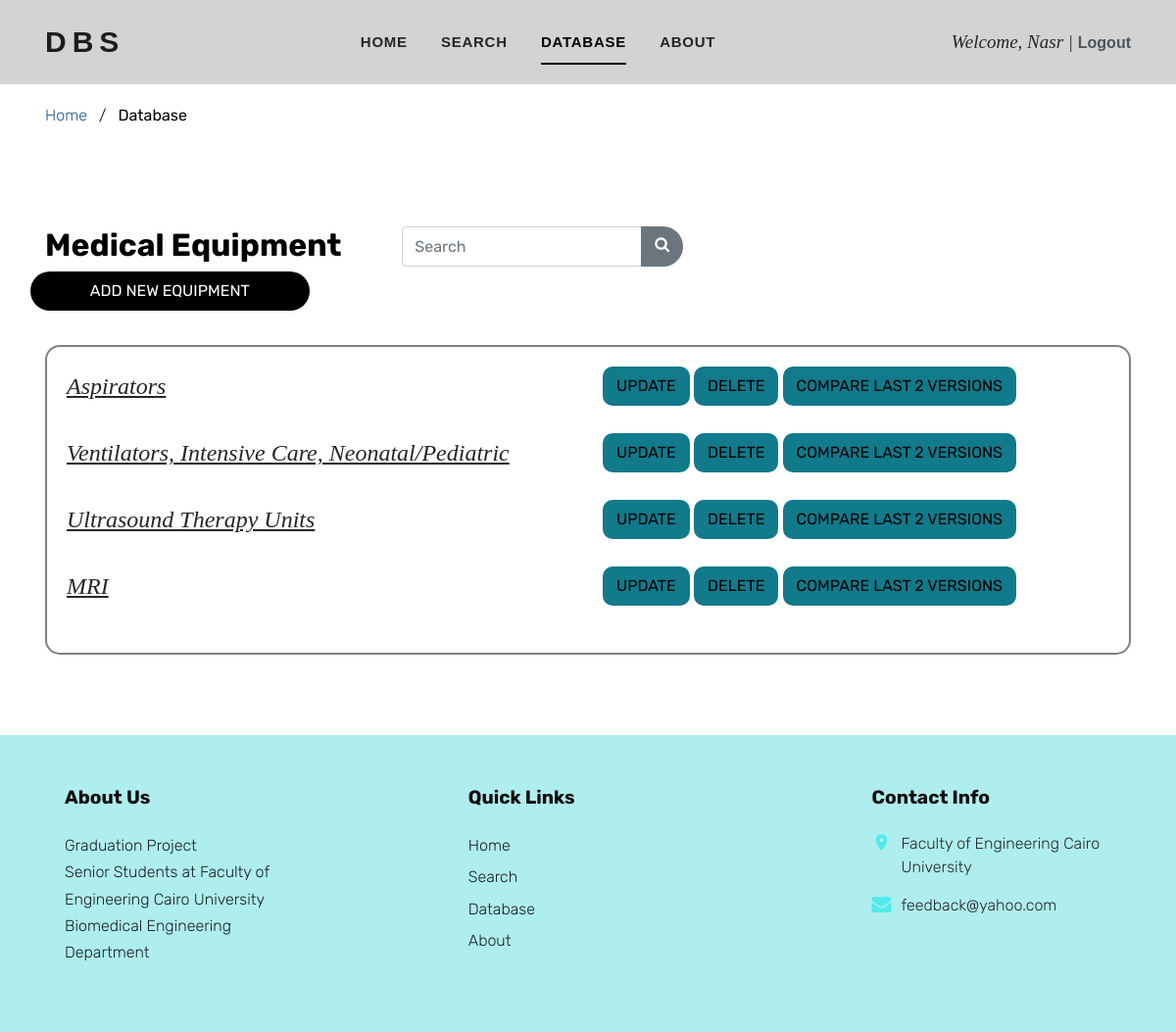
/techspecs/allequipments/ (signed in), run on an earlier commit of the app's database.
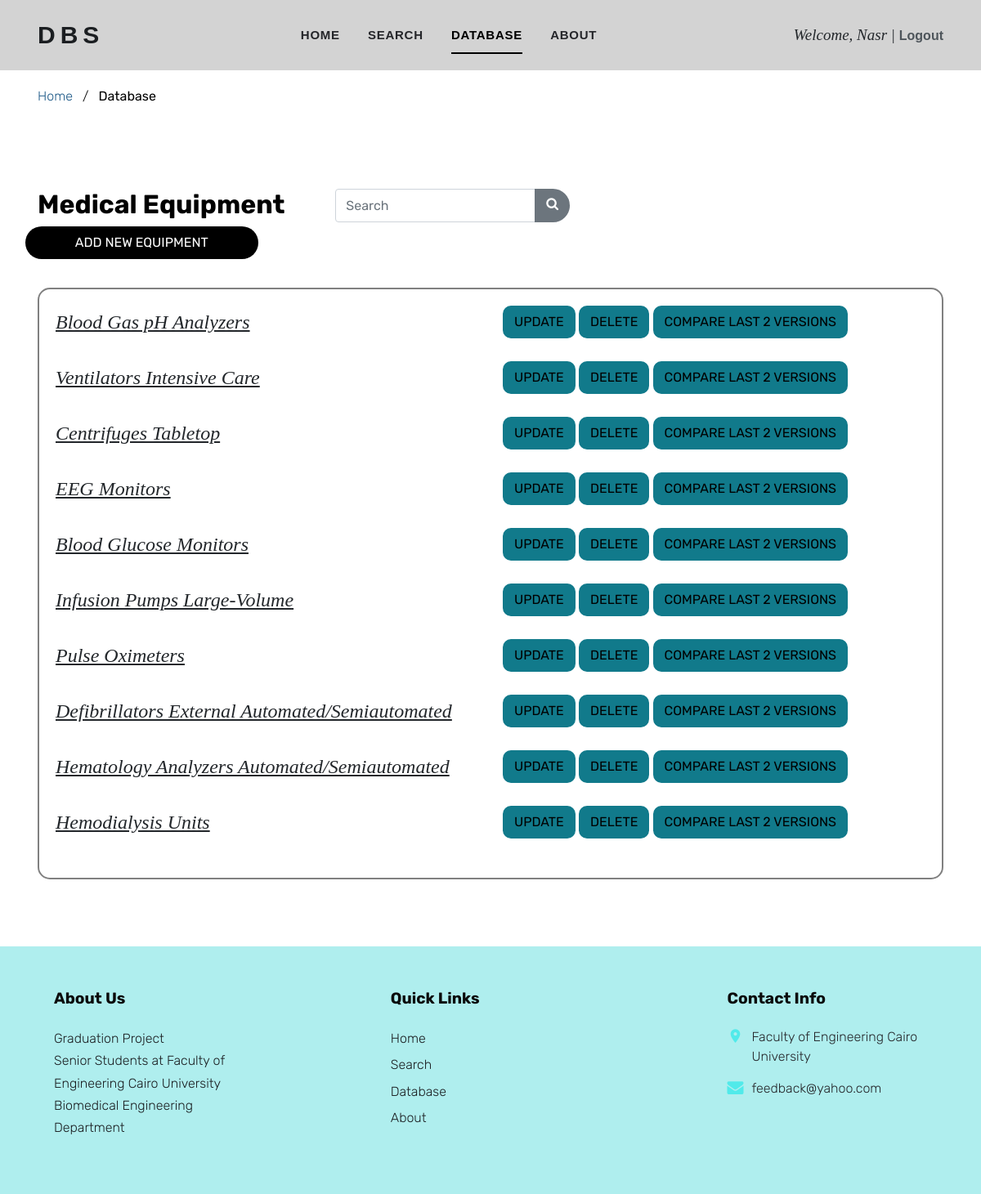
And on a later commit of the database.
### techspecs/models.py (models this page shows, shortened)
class Technical_Report(models.Model):
    code = models.CharField(max_length=10)
    version = models.PositiveIntegerField()
    equipment_name = models.CharField(max_length=50)
    purpose = models.TextField(default='654')
    speciality = models.CharField(max_length=25)
    picture = models.ImageField(upload_to='media/', height_field=None, width_field=None, max_length=1000)
    general_specs = models.ManyToManyField(General_Specs, blank=True)
    technical_specs = models.ManyToManyField(Technical_Specs, blank=True)
    modification_date = models.CharField(max_length=20)
    addition_date = models.CharField(max_length=20)
    technology_level = models.CharField(max_length=10)
    facility_level = models.CharField(max_length=10)

### techspecs/views.py (the view)
# urls.py: path('allequipments/', views.all_equipments, name='all_equipments'),
@login_required(login_url='login')
def all_equipments(request):
    all = Technical_Report.objects.all().order_by('id')
    return render(request, 'techspecs/all_equipments.html', {'all': all})

### techspecs/templates/techspecs/all_equipments.html (shortened to what this page needs)
{% extends 'base.html' %}
{% block content %}
<div class="site-navbar py-2" style="background: lightgray">
      <div class="container">
        <div class="d-flex align-items-center justify-content-between">
          <div class="logo">
            <div class="site-logo">
              <a href="{% url 'home' %}" class="js-logo-clone">DBS</a>
            </div>
          </div>
            <div class="main-nav d-none d-lg-block">
            <nav class="site-navigation text-right text-md-center" role="navigation">
              <ul class="site-menu js-clone-nav d-none d-lg-block">
                <li><a href="{% url 'home' %}">Home</a></li>
                <li><a href="{% url 'search' %}">Search</a></li>
                <li class="active"><a href="{% url 'all_equipments' %}">Database</a></li>
                <li><a href="{% url 'about' %}">About</a></li>
              </ul>
            </nav>
          </div>
            {% if user.is_authenticated %}
            <div>
            <span class="text" style="font-size: 19px; text-transform: capitalize"> Welcome, {{ request.user }}  |  </span>
            <span><a href="{% url 'logout' %}">Logout</a></span>
            </div>
        {% else %}
            <span><a href="{% url 'login' %}">Sign In</a> | <a href="{% url 'register' %}">Sign Up</a></span>
        {% endif %}
          </div>
        </div>
      </div>
    </div>
    <div class="py-3" >
      <div class="container">
        <div class="row">
          <div class="col-md-12 mb-0">
            <a href="{% url 'home' %}" style="color: #1d5987">Home</a> <span class="mx-2 mb-0" >/</span>
            <strong class="text-black">Database</strong>
          </div>
        </div>
      </div>
    </div>
<div class="site-section text-body" >
<div class="container">
<h2 class="text-black">
    <div class="row">
    <label class="col-sm-4"><b>Medical Equipment</b></label>
        <form method="GET" action="{% url 'search_equipment' %}">
    <div class="input-group">
    <input type="text" class="form-control col-sm-12" placeholder="Search" name="q" value="{{request.GET.q}}" style="height: 1.1cm"/>
    <div class="input-group-append">
      <button class="btn btn-secondary " type="submit" value="Search" name="submit">
        <i class=" icon-search"></i>
      </button>
    </div>
  </div>
</form>
        <label class="col-sm-2"></label>
        <button class="col-sm-3 btn btn-black" onclick="document.location.href = 'http://127.0.0.1:8000/techspecs/addequipments/'">Add New Equipment</button>
    </div>
</h2>
<br/>
{% if all %}
<form style="border: 2px gray solid; border-radius: 15px; padding: 20px">
{% for item in all %}
  <div class=" row " >
    <lable class="col-sm-6">
    <a href="/techspecs/allequipments/{{ item.id }}" target="_top"><u class="text">{{item.equipment_name}}</u></a>
    </lable>
    <div class=" col-sm-6">
              <button type="button" class="button btn " onclick="document.location.href = 'http://127.0.0.1:8000/techspecs/update/{{ item.id }}'">Update</button>
              <button type="button" class="button btn" onclick="document.location.href = 'http://127.0.0.1:8000/techspecs/delete/{{ item.id }}'">Delete</button>
              <button type="button" class="button btn"
                      onclick="document.location.href = 'http://127.0.0.1:8000/techspecs/compare/{{ item.id}}'">Compare last 2 versions</button>
    </div>
  </div>
    <br/>
{% endfor %}
</form>
{% endif %}
</div>
</div>
{% endblock %}

### techspecs/templates/base.html (shortened to what this page needs)
{% load static %}
<!DOCTYPE html>
<html lang="en">
<head>
  <link rel="stylesheet" href="{% static 'techspecs/fonts/icomoon/style.css'%}">
  <link rel="stylesheet" href="{% static  'techspecs/css/bootstrap.min.css' %}">
  <link rel="stylesheet" href="{% static 'techspecs/css/magnific-popup.css'%}">
  <link rel="stylesheet" href="{% static 'techspecs/css/jquery-ui.css' %}">
  <link rel="stylesheet" href="{% static 'techspecs/css/owl.carousel.min.css' %}">
  <link rel="stylesheet" href="{% static 'techspecs/css/owl.theme.default.min.css' %}">
  <link rel="stylesheet" href="{% static 'techspecs/css/aos.css' %}">
  <link rel="stylesheet" href="{% static 'techspecs/css/style.css' %}">
  <link rel="stylesheet" href="{% static 'techspecs/mystyle.css' %}">
</head>
<body>
 <div class="site-wrap">
{% block content %}
{% endblock %}
   <footer class="site-footer ">
      <div class="container">
        <div class="row">
          <div class="col-md-6 col-lg-3 mb-4 mb-lg-0">
            <div class="block-7">
                <h3 class="footer-heading mb-4"><b>About Us</b></h3>
              <p class="list-unstyled">Graduation Project<br/> Senior Students at Faculty of Engineering Cairo University<br/>Biomedical Engineering Department</p>
            </div>
          </div>
          <div class="col-lg-3 mx-auto mb-5 mb-lg-0">
              <h3 class="footer-heading mb-4"><b>Quick Links</b></h3>
            <ul class="list-unstyled">
              <li><a href="{% url 'home' %}">Home</a></li>
              <li><a href="{% url 'search' %}">Search</a></li>
              <li><a href="{% url 'all_equipments' %}">Database</a></li>
              <li><a href="{% url 'about' %}">About</a></li>
            </ul>
          </div>
          <div class="col-md-6 col-lg-3">
            <div class="block-5 mb-5">
                <h3 class="footer-heading mb-4"><b>Contact Info</b></h3>
              <ul class="list-unstyled">
                <li class="address">Faculty of Engineering Cairo University</li>
                <li class="email">feedback@yahoo.com</li>
              </ul>
            </div>
          </div>
        </div>
      </div>
    </footer>
</body>
</html>

### static/techspecs/css/style.css (style rules this page uses)
body { line-height: 1.7; color: black; font-weight: 300; font-size: 16px; }
a { -webkit-transition: .3s all ease; -o-transition: .3s all ease; transition: .3s all ease; }
.text-black { color: #000; }
.site-wrap:before { -webkit-transition: .3s all ease-in-out; -o-transition: .3s all ease-in-out; transition: .3s all ease-in-out; background: rgba(0, 0, 0, 0.6); content: ""; position: absolute; z-index: 2000; top: 0; left: 0; right: 0; bottom: 0; opacity: 0; visibility: hidden; }
.btn { -webkit-transition: .3s all ease-in-out; -o-transition: .3s all ease-in-out; transition: .3s all ease-in-out; text-transform: uppercase; border-width: 2px; border-radius: 25px; }
.btn.btn-black { background: #000; color: #fff; }
.site-section { padding: 2.5em 0; }
@media (min-width: 768px) { .site-section { padding: 5em 0; } }
.site-footer { background: paleturquoise; padding: 50px; }
.site-footer p { color:#1b1e21 ; }
.site-footer ul li { margin-bottom: 5px; }
.site-footer ul li a { color: #1b1e21; }
.site-footer .footer-heading { font-size: 1.2rem; color: #0b0b0b; margin-bottom: 1rem; }
.site-logo a { text-transform: uppercase; letter-spacing: .2em; font-size: 30px; color: #1b1e21 !important; font-weight: 900; }
.site-navbar { margin-bottom: 0px; z-index: 2000; position: relative; top: 0; width: 100%; background: white; }
.site-navbar a { color: #4e555b; font-family: "Italic Outline Art", sans-serif; text-shadow: #363636; font-weight: bold; }
.site-navbar .site-navigation .site-menu { margin-left: 0; padding-left: 0; margin-bottom: 0; }
.site-navbar .site-navigation .site-menu .active > a { color: #000; position: relative; }
.site-navbar .site-navigation .site-menu .active > a:before { content: ""; position: absolute; left: 10px; right: 10px; height: 2px; background: #000; bottom: 0; }
.site-navbar .site-navigation .site-menu a { text-decoration: none !important; font-size: 15px; display: inline-block; }
.site-navbar .site-navigation .site-menu > li { display: inline-block; padding: 10px 5px; }
.site-navbar .site-navigation .site-menu > li > a { padding: 10px 10px; text-transform: uppercase; letter-spacing: .05em; color: #25262a; font-size: 15px; text-decoration: none !important; }
.site-mobile-menu .site-mobile-menu-header .site-mobile-menu-logo a { display: inline-block; text-transform: uppercase; color: #000; letter-spacing: .2em; font-size: 22px; font-weight: 900; }
.site-mobile-menu .site-nav-wrap { padding: 0; margin: 0; list-style: none; position: relative; }
.site-mobile-menu .site-nav-wrap a { padding: 10px 20px; display: block; position: relative; color: #212529; }
.site-mobile-menu .site-nav-wrap li { position: relative; display: block; }
.site-mobile-menu .site-nav-wrap > li { display: block; position: relative; float: left; width: 100%; }
.site-mobile-menu .site-nav-wrap > li > a { padding-left: 20px; font-size: 20px; }
.block-5 ul, .block-5 ul li { list-style: none; padding: 0; margin: 0; line-height: 1.5; }
.block-5 ul li { padding-left: 30px; position: relative; margin-bottom: 15px; color: #25262a; }
.block-5 ul li:before { top: 0; font-family: "icomoon", serif; content: ""; position: absolute; left: 0; font-size: 20px; line-height: 1; color: #51eaea; }
.block-5 ul li.address:before { content: "\e8b4"; }
.block-5 ul li.email:before { content: "\f0e0"; }

### static/techspecs/mystyle.css (style rules this page uses)
.text { font-family: "Times New Roman", serif; font-style: italic; text-shadow: #363636; color: #23272b; font-size: 24px; }
.row:after { content: ""; display: table; clear: both; }
.button { background-color: #117a8b; outline: none; border: 2px solid #117a8b; color: black; cursor: pointer; fill: #117a8b; border-radius:10px; }
.container { padding: 2px 16px; }

What changed in the data, as far as the page shows it:
removed Technical_Report: equipment_name "Aspirators"
removed Technical_Report: equipment_name "Ventilators, Intensive Care, Neonatal/Pediatric"
removed Technical_Report: equipment_name "Ultrasound Therapy Units"
removed Technical_Report: equipment_name "MRI"
added Technical_Report: equipment_name "Blood Gas pH Analyzers"
added Technical_Report: equipment_name "Ventilators Intensive Care"
added Technical_Report: equipment_name "Centrifuges Tabletop"
added Technical_Report: equipment_name "EEG Monitors"
added Technical_Report: equipment_name "Blood Glucose Monitors"
added Technical_Report: equipment_name "Infusion Pumps Large-Volume"
added Technical_Report: equipment_name "Pulse Oximeters"
added Technical_Report: equipment_name "Defibrillators External Automated/Semiautomated"
added Technical_Report: equipment_name "Hematology Analyzers Automated/Semiautomated"
added Technical_Report: equipment_name "Hemodialysis Units"
